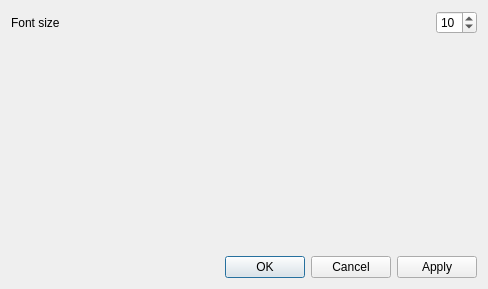
<ui version="4.0">
 <class>Dialog</class>
 <widget class="QDialog" name="Dialog">
  <property name="geometry">
   <rect>
    <x>0</x>
    <y>0</y>
    <width>488</width>
    <height>289</height>
   </rect>
  </property>
  <property name="windowTitle">
   <string>Dialog</string>
  </property>
  <layout class="QGridLayout" name="gridLayout_2">
   <item column="0" row="0">
    <layout class="QGridLayout" name="gridLayout">
     <item column="1" row="0">
      <widget class="QSpinBox" name="fontSizeBox">
       <property name="sizePolicy">
        <sizepolicy hsizetype="Fixed" vsizetype="Fixed">
         <horstretch>0</horstretch>
         <verstretch>0</verstretch>
        </sizepolicy>
       </property>
       <property name="minimum">
        <number>5</number>
       </property>
       <property name="value">
        <number>10</number>
       </property>
      </widget>
     </item>
     <item column="0" row="0">
      <widget class="QLabel" name="fontsizelabel">
       <property name="text">
        <string>Font size</string>
       </property>
      </widget>
     </item>
     <item column="0" row="1">
      <spacer name="verticalSpacer">
       <property name="orientation">
        <enum>Qt::Vertical</enum>
       </property>
       <property name="sizeHint" stdset="0">
        <size>
         <width>20</width>
         <height>40</height>
        </size>
       </property>
      </spacer>
     </item>
    </layout>
   </item>
   <item column="0" row="1">
    <widget class="QDialogButtonBox" name="buttonBox">
     <property name="orientation">
      <enum>Qt::Horizontal</enum>
     </property>
     <property name="standardButtons">
      <set>QDialogButtonBox::Apply|QDialogButtonBox::Cancel|QDialogButtonBox::Ok</set>
     </property>
    </widget>
   </item>
  </layout>
 </widget>
 <resources />
 <connections>
  <connection>
   <sender>buttonBox</sender>
   <signal>accepted()</signal>
   <receiver>Dialog</receiver>
   <slot>accept()</slot>
   <hints>
    <hint type="sourcelabel">
     <x>248</x>
     <y>254</y>
    </hint>
    <hint type="destinationlabel">
     <x>157</x>
     <y>274</y>
    </hint>
   </hints>
  </connection>
  <connection>
   <sender>buttonBox</sender>
   <signal>rejected()</signal>
   <receiver>Dialog</receiver>
   <slot>reject()</slot>
   <hints>
    <hint type="sourcelabel">
     <x>316</x>
     <y>260</y>
    </hint>
    <hint type="destinationlabel">
     <x>286</x>
     <y>274</y>
    </hint>
   </hints>
  </connection>
 </connections>
</ui>
